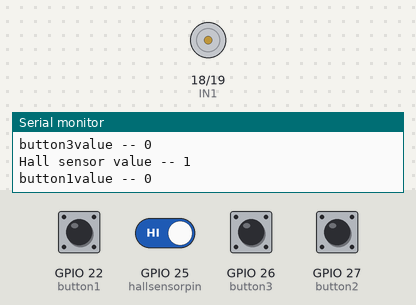
The sketch below on a simulated ESP32. Parts: motor-driver pin pairs drawn as motors (green arrow = first pin HIGH = forward, orange = second pin HIGH = backward, longer = more drive), the last lines printed to the serial monitor. The test bench sets the inputs (shaded band); at power-on: GPIO 25 (hallsensorpin) HIGH, GPIO 22 (button1), GPIO 26 (button3), GPIO 27 (button2) LOW.

Above: at 1.2 s.
1.3 s: GPIO 22 (button1) pulled HIGH for 0.15 s
At 1.46 s:
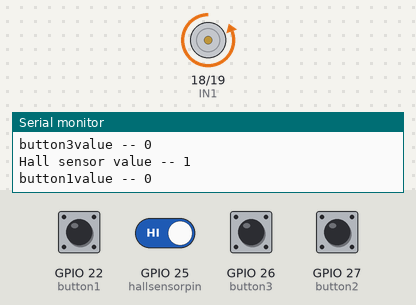
3.0 s: GPIO 25 (hallsensorpin) driven LOW
At 4.0 s:
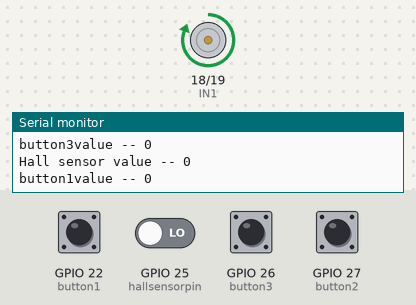
4.5 s: GPIO 25 (hallsensorpin) driven HIGH
At 5.8 s:
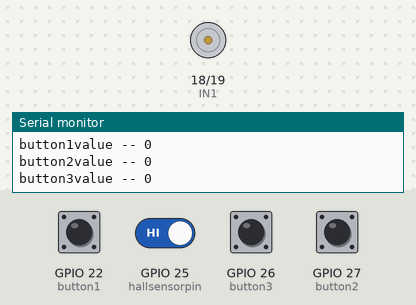
Timing chart, 0 to 7.5 s (numbered marks = the images above; inputs shaded):
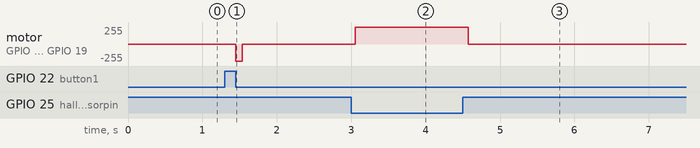

The sketch:

fingerprintproject.ino
```cpp
// #define IN1 5 //D1
// #define IN2 4 //D2
// #define button2 14 //D5
// #define button1 12 //D6

#define IN1 18
#define IN2 19
#define button1 22
#define button2 27
#define button3 26
#define hallsensorpin 25


void setup() {
  // put your setup code here, to run once:
  pinMode(IN1, OUTPUT);
  pinMode(IN2, OUTPUT);
  pinMode(button1, INPUT_PULLDOWN);
  pinMode(button2, INPUT_PULLDOWN);
  pinMode(button3, INPUT_PULLDOWN);
  pinMode(hallsensorpin, INPUT);
  digitalWrite(IN1, LOW);
  digitalWrite(IN2, LOW);
  Serial.begin(9600);
}

void loop() {
  // put your main code here, to run repeatedly:
  int button1value = digitalRead(button1);
  Serial.print("button1value -- ");
  Serial.println(button1value);
  int button2value = digitalRead(button2);
  Serial.print("button2value -- ");
  Serial.println(button2value);
  int button3value = digitalRead(button3);
  Serial.print("button3value -- ");
  Serial.println(button3value);
  int hallsensorpinvalue = digitalRead(hallsensorpin);
  Serial.print("Hall sensor value -- ");
  Serial.println(hallsensorpinvalue);


  if (button1value == 1 && button3value == 0 && (button2value == 1 || button2value ==0)) {
    digitalWrite(IN1, LOW);
    digitalWrite(IN2, HIGH);
  } else if (button2value == 1 && button1value == 0) {
    digitalWrite(IN1, LOW);
    digitalWrite(IN2, LOW);
  } else if(hallsensorpinvalue == 0) {
    digitalWrite(IN1, HIGH);
    digitalWrite(IN2, LOW);
  } else {
    digitalWrite(IN1, LOW);
    digitalWrite(IN2, LOW);
  }


  // if(temp == LOW) {
  //   digitalWrite(IN1, HIGH);
  //   digitalWrite(IN2, LOW);
  // }
  // else if(temp == HIGH) {
  //   digitalWrite(IN1, LOW);
  //   digitalWrite(IN2, LOW);
  //   delay(3000);
  //   digitalWrite(IN1, HIGH);
  //   digitalWrite(IN2, LOW);
  // }
  // else {
  //   digitalWrite(IN1, LOW);
  //   digitalWrite(IN2, HIGH);
  // }
}
```

Measured:
- after the input at 1.3 s, motor on GPIO 18 (IN1) / GPIO 19 (IN2): stopped → backward 255/255 after 0.15 s, → stopped 0.08 s later
- after the input at 3.0 s, motor on GPIO 18 (IN1) / GPIO 19 (IN2): stopped → forward 255/255 after 0.05 s
- after the input at 4.5 s, motor on GPIO 18 (IN1) / GPIO 19 (IN2): forward 255/255 → stopped after 0.07 s
